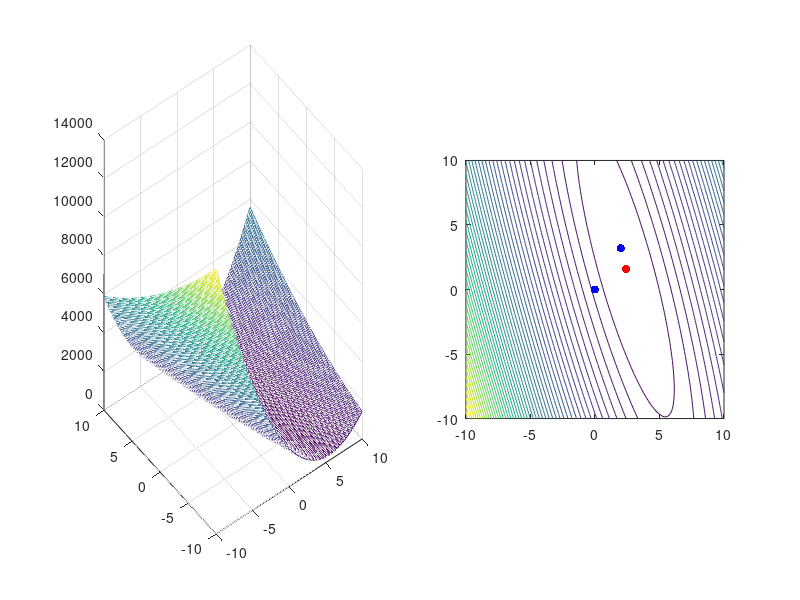

Write MATLAB code to recreate this figure.
clearvars;close all;
lower_bound = [-10,-10];
upper_bound = [10,10];
grid_num = 101;
[x1_mesh,x2_mesh] = meshgrid(linspace(lower_bound(1),upper_bound(1),grid_num),linspace(lower_bound(2),upper_bound(2),grid_num));
loss_mesh = zeros(grid_num,grid_num);
for ii = 1:grid_num
    for jj = 1:grid_num
        x = [x1_mesh(ii,jj),x2_mesh(ii,jj)];
        loss_mesh(ii,jj) = 55*x(1)^2+5*x(2)^2+30*x(1)*x(2)-315*x(1)-91.4*x(2)+461.57 + 1*sum(x.^2);
    end
end
figure;
subplot(1,2,1);
mesh(x1_mesh,x2_mesh,loss_mesh);
subplot(1,2,2);
contour(x1_mesh,x2_mesh,loss_mesh,50);
axis equal;
hold on;
scatter(0,0,'b','filled');
scatter(2,3.2,'b','filled');
[min1,index1] = min(loss_mesh);
[min2,index2] = min(min1);
xmin = [x1_mesh(index1(index2),index2),x2_mesh(index1(index2),index2)];
scatter(xmin(1),xmin(2),'r','filled');



